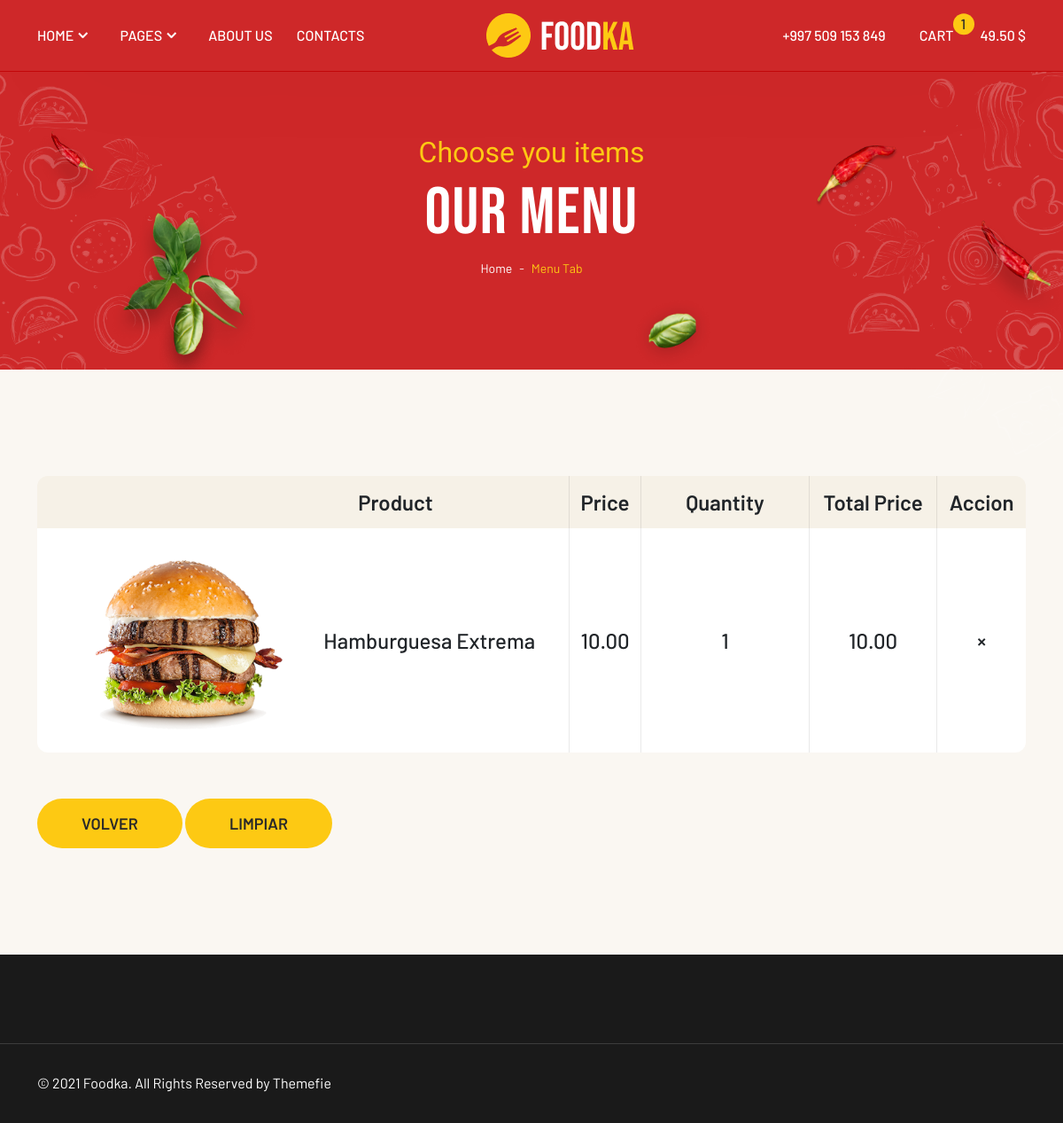
Screenshot of /agregarCarrito/1 with the database file from the repository.
### web/models.py (models this page shows, shortened)
class Producto(models.Model):
    categoria = models.ForeignKey(Categoria, on_delete=models.CASCADE)
    nombre = models.CharField(max_length=200)
    precio = models.DecimalField(max_digits=6, decimal_places=2)
    stock = models.IntegerField(default=0)
    descripcion = models.CharField(max_length=500)
    imagen = models.ImageField(upload_to='productos', blank=True, null=True)
    pub_date = models.DateTimeField('date published')

### web/views.py (the view)
# urls.py: path('agregarCarrito/<int:producto_id>',views.agregarCarrito,name='agregarCarrito'),
def agregarCarrito(request,producto_id):
    objProducto = Producto.objects.get(id=producto_id)
    carritoProducto = Cart(request)
    carritoProducto.add(objProducto,1)
    print(request.session.get("cart"))
    return render(request,'carrito.html')

### web/carrito.py (called while the page is built)
    def add(self,producto,qty):
        if str(producto.id) not in self.cart.keys():
            self.cart[producto.id] = {
                "producto_id": producto.id,
                "nombre" : producto.nombre,
                "cantidad" : qty,
                "precio": str(producto.precio),
                "imagen" : producto.imagen.url,
                "total" : str(qty * producto.precio)
                }
        else:
            for key,value in self.cart.items():
                if key == str(producto.id):
                    value["cantidad"] = str(int(value["cantidad"]) + qty)
                    value["total"] = str(float(value["cantidad"]) * float(value["precio"]))
                    break
        self.save()

    def save(self):
        self.session["cart"] = self.cart
        self.session.modified = True

### web/templates/carrito.html (shortened to what this page needs)
{% extends "layout.html" %}
{% block content %}
    <div class="cart-area pd-top-120 pd-bottom-120">
        <div class="container">
            <div class="row justify-content-center">
                <div class="col-lg-12">
                    <div class="table-responsive mb-4">
                        <table class="table">
                            <thead>
                                <tr>
                                    <th class="blank"></th>
                                    <th class="blank"></th>
                                    <th class="blank"></th>
                                    <th class="title-name">Product</th>
                                    <th scope="col">Price</th>
                                    <th scope="col">Quantity</th>
                                    <th>Total Price</th>
                                    <th scope="col">Accion</th>
                                </tr>
                            </thead>
                            <tbody>
                                {% for key,value in request.session.cart.items %}
                                    <tr>
                                        <td class="table-close-btn"><a href="#"></a></td>
                                        <th scope="row"><img width="250" height="200" src="{{ value.imagen }}" alt="img"></th>
                                        <td colspan="2" class="item-name">
                                            <a href="{% url 'web:detalle' value.producto_id %}" class="d-block text-dark">{{ value.nombre }}</a>
                                        </td>
                                        <td>{{ value.precio }}</td>
                                        <td class="table-quantity">
                                            {{ value.cantidad }}
                                        </td>
                                        <td>{{ value.total }}</td>
                                        <td class="text-center align-middle px-0"><a href="{% url 'web:eliminarProductoCarrito' value.producto_id %}" class="shop-tooltip close float-none textdanger" title="" data-original-title="Remove">×</a></td>
                                    </tr>
                                {% endfor %}
                                </tbody>
                        </table>
                    </div>
                </div>
            </div>
            <br>
            <div class="float-right">
                <a class="btn btn-secondary" href="{% url 'web:index' %}" role="button">VOLVER</a>
                <a class="btn btn-secondary" href="{% url 'web:limpiarCarrito' %}" role="button">LIMPIAR</a>
            </div>
        </div>
    </div>
{% endblock %}

### rows the page displays
Producto: nombre "Hamburguesa Extrema", precio "10.00", cantidad "1", total "10.00"
